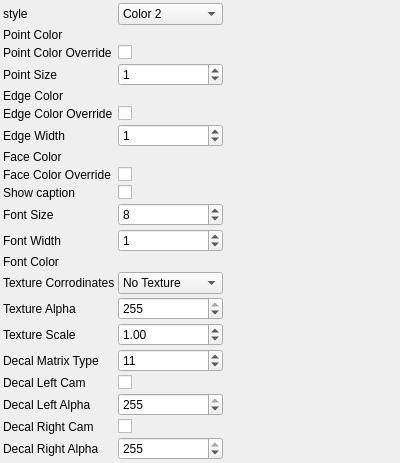
<?xml version="1.0" encoding="UTF-8"?>
<ui version="4.0">
 <class>Draw3dParametersControlWidget</class> 
 <widget class="QWidget" name="Draw3dParametersControlWidget">
  <property name="geometry">
   <rect>
    <x>0</x>
    <y>0</y>
    <width>400</width>
    <height>300</height>
   </rect>
  </property>
  <property name="windowTitle">
   <string>Draw3dParameters</string>
  </property>
  <layout class="QGridLayout" name="gridLayout">
   <property name="margin">
    <number>3</number>
   </property>
   <property name="spacing">
    <number>3</number>
   </property>
    <item row="0" column="0">
     <widget class="QLabel" name="label_0">
       <property name="text">
         <string>style</string>
       </property>
     </widget>
    </item>
    <item row="0" column="1">
     <widget class="QComboBox" name="styleComboBox">
       <property name="toolTip">
         <string>style</string>
       </property>
       <property name="currentIndex">
         <number>3</number>
       </property>
       <item>
        <property name="text">
         <string>Points</string>
        </property>
       </item>
       <item>
        <property name="text">
         <string>Wireframe</string>
        </property>
       </item>
       <item>
        <property name="text">
         <string>Color</string>
        </property>
       </item>
       <item>
        <property name="text">
         <string>Color 2</string>
        </property>
       </item>
       <item>
        <property name="text">
         <string>Textured</string>
        </property>
       </item>
     </widget>
    </item>
    <item row="1" column="0">
     <widget class="QLabel" name="label_1">
       <property name="text">
         <string>Point Color</string>
       </property>
     </widget>
    </item>
    <item row="1" column="1">
     <widget class="RgbColorParametersControlWidget" name="pointColorControlWidget">
       <property name="toolTip">
         <string>Point Color</string>
       </property>
     </widget>
    </item>
    <item row="2" column="0">
     <widget class="QLabel" name="label_2">
       <property name="text">
         <string>Point Color Override</string>
       </property>
     </widget>
    </item>
    <item row="2" column="1">
     <widget class="QCheckBox" name="pointColorOverrideCheckBox">
       <property name="toolTip">
         <string>Point Color Override</string>
       </property>
       <property name="checked">
           <bool>0</bool>
       </property>
     </widget>
    </item>
    <item row="3" column="0">
     <widget class="QLabel" name="label_3">
       <property name="text">
         <string>Point Size</string>
       </property>
     </widget>
    </item>
    <item row="3" column="1">
     <widget class="QSpinBox" name="pointSizeSpinBox">
       <property name="toolTip">
         <string>Point Size</string>
       </property>
       <property name="minimum">
        <number>0</number>
       </property>
       <property name="maximum">
        <number>255</number>
       </property>
       <property name="singleStep">
        <number>1</number>
       </property>
       <property name="value">
        <number>1</number>
       </property>
       <property name="prefix">
        <string></string>
       </property>
       <property name="suffix">
        <string></string>
       </property>
     </widget>
    </item>
    <item row="4" column="0">
     <widget class="QLabel" name="label_4">
       <property name="text">
         <string>Edge Color</string>
       </property>
     </widget>
    </item>
    <item row="4" column="1">
     <widget class="RgbColorParametersControlWidget" name="edgeColorControlWidget">
       <property name="toolTip">
         <string>Edge Color</string>
       </property>
     </widget>
    </item>
    <item row="5" column="0">
     <widget class="QLabel" name="label_5">
       <property name="text">
         <string>Edge Color Override</string>
       </property>
     </widget>
    </item>
    <item row="5" column="1">
     <widget class="QCheckBox" name="edgeColorOverrideCheckBox">
       <property name="toolTip">
         <string>Edge Color Override</string>
       </property>
       <property name="checked">
           <bool>0</bool>
       </property>
     </widget>
    </item>
    <item row="6" column="0">
     <widget class="QLabel" name="label_6">
       <property name="text">
         <string>Edge Width</string>
       </property>
     </widget>
    </item>
    <item row="6" column="1">
     <widget class="QSpinBox" name="edgeWidthSpinBox">
       <property name="toolTip">
         <string>Edge Width</string>
       </property>
       <property name="minimum">
        <number>0</number>
       </property>
       <property name="maximum">
        <number>255</number>
       </property>
       <property name="singleStep">
        <number>1</number>
       </property>
       <property name="value">
        <number>1</number>
       </property>
       <property name="prefix">
        <string></string>
       </property>
       <property name="suffix">
        <string></string>
       </property>
     </widget>
    </item>
    <item row="7" column="0">
     <widget class="QLabel" name="label_7">
       <property name="text">
         <string>Face Color</string>
       </property>
     </widget>
    </item>
    <item row="7" column="1">
     <widget class="RgbColorParametersControlWidget" name="faceColorControlWidget">
       <property name="toolTip">
         <string>Face Color</string>
       </property>
     </widget>
    </item>
    <item row="8" column="0">
     <widget class="QLabel" name="label_8">
       <property name="text">
         <string>Face Color Override</string>
       </property>
     </widget>
    </item>
    <item row="8" column="1">
     <widget class="QCheckBox" name="faceColorOverrideCheckBox">
       <property name="toolTip">
         <string>Face Color Override</string>
       </property>
       <property name="checked">
           <bool>0</bool>
       </property>
     </widget>
    </item>
    <item row="9" column="0">
     <widget class="QLabel" name="label_9">
       <property name="text">
         <string>Show caption</string>
       </property>
     </widget>
    </item>
    <item row="9" column="1">
     <widget class="QCheckBox" name="showCaptionCheckBox">
       <property name="toolTip">
         <string>Show caption</string>
       </property>
       <property name="checked">
           <bool>0</bool>
       </property>
     </widget>
    </item>
    <item row="10" column="0">
     <widget class="QLabel" name="label_10">
       <property name="text">
         <string>Font Size</string>
       </property>
     </widget>
    </item>
    <item row="10" column="1">
     <widget class="QSpinBox" name="fontSizeSpinBox">
       <property name="toolTip">
         <string>Font Size</string>
       </property>
       <property name="minimum">
        <number>0</number>
       </property>
       <property name="maximum">
        <number>255</number>
       </property>
       <property name="singleStep">
        <number>1</number>
       </property>
       <property name="value">
        <number>8</number>
       </property>
       <property name="prefix">
        <string></string>
       </property>
       <property name="suffix">
        <string></string>
       </property>
     </widget>
    </item>
    <item row="11" column="0">
     <widget class="QLabel" name="label_11">
       <property name="text">
         <string>Font Width</string>
       </property>
     </widget>
    </item>
    <item row="11" column="1">
     <widget class="QSpinBox" name="fontWidthSpinBox">
       <property name="toolTip">
         <string>Font Width</string>
       </property>
       <property name="minimum">
        <number>0</number>
       </property>
       <property name="maximum">
        <number>255</number>
       </property>
       <property name="singleStep">
        <number>1</number>
       </property>
       <property name="value">
        <number>1</number>
       </property>
       <property name="prefix">
        <string></string>
       </property>
       <property name="suffix">
        <string></string>
       </property>
     </widget>
    </item>
    <item row="12" column="0">
     <widget class="QLabel" name="label_12">
       <property name="text">
         <string>Font Color</string>
       </property>
     </widget>
    </item>
    <item row="12" column="1">
     <widget class="RgbColorParametersControlWidget" name="fontColorControlWidget">
       <property name="toolTip">
         <string>Font Color</string>
       </property>
     </widget>
    </item>
    <item row="13" column="0">
     <widget class="QLabel" name="label_13">
       <property name="text">
         <string>Texture Corrodinates</string>
       </property>
     </widget>
    </item>
    <item row="13" column="1">
     <widget class="QComboBox" name="textureCorrodinatesComboBox">
       <property name="toolTip">
         <string>Texture Corrodinates</string>
       </property>
       <property name="currentIndex">
         <number>0</number>
       </property>
       <item>
        <property name="text">
         <string>No Texture</string>
        </property>
       </item>
       <item>
        <property name="text">
         <string>Auto Decide</string>
        </property>
       </item>
       <item>
        <property name="text">
         <string>Force Texture</string>
        </property>
       </item>
     </widget>
    </item>
    <item row="14" column="0">
     <widget class="QLabel" name="label_14">
       <property name="text">
         <string>Texture Alpha</string>
       </property>
     </widget>
    </item>
    <item row="14" column="1">
     <widget class="QSpinBox" name="textureAlphaSpinBox">
       <property name="toolTip">
         <string>Texture Alpha</string>
       </property>
       <property name="minimum">
        <number>0</number>
       </property>
       <property name="maximum">
        <number>255</number>
       </property>
       <property name="singleStep">
        <number>1</number>
       </property>
       <property name="value">
        <number>255</number>
       </property>
       <property name="prefix">
        <string></string>
       </property>
       <property name="suffix">
        <string></string>
       </property>
     </widget>
    </item>
    <item row="15" column="0">
     <widget class="QLabel" name="label_15">
       <property name="text">
         <string>Texture Scale</string>
       </property>
     </widget>
    </item>
    <item row="15" column="1">
     <widget class="QDoubleSpinBox" name="textureScaleSpinBox">
       <property name="toolTip">
         <string>Texture Scale</string>
       </property>
       <property name="minimum">
        <double>0</double>
       </property>
       <property name="maximum">
        <double>2000</double>
       </property>
       <property name="singleStep">
        <double>1</double>
       </property>
       <property name="value">
        <double>1</double>
       </property>
       <property name="prefix">
        <string></string>
       </property>
       <property name="suffix">
        <string></string>
       </property>
     </widget>
    </item>
    <item row="16" column="0">
     <widget class="QLabel" name="label_16">
       <property name="text">
         <string>Decal Matrix Type</string>
       </property>
     </widget>
    </item>
    <item row="16" column="1">
     <widget class="QSpinBox" name="decalMatrixTypeSpinBox">
       <property name="toolTip">
         <string>Decal Matrix Type</string>
       </property>
       <property name="minimum">
        <number>0</number>
       </property>
       <property name="maximum">
        <number>19</number>
       </property>
       <property name="singleStep">
        <number>1</number>
       </property>
       <property name="value">
        <number>11</number>
       </property>
       <property name="prefix">
        <string></string>
       </property>
       <property name="suffix">
        <string></string>
       </property>
     </widget>
    </item>
    <item row="17" column="0">
     <widget class="QLabel" name="label_17">
       <property name="text">
         <string>Decal Left Cam</string>
       </property>
     </widget>
    </item>
    <item row="17" column="1">
     <widget class="QCheckBox" name="decalLeftCamCheckBox">
       <property name="toolTip">
         <string>Decal Left Cam</string>
       </property>
       <property name="checked">
           <bool>0</bool>
       </property>
     </widget>
    </item>
    <item row="18" column="0">
     <widget class="QLabel" name="label_18">
       <property name="text">
         <string>Decal Left Alpha</string>
       </property>
     </widget>
    </item>
    <item row="18" column="1">
     <widget class="QSpinBox" name="decalLeftAlphaSpinBox">
       <property name="toolTip">
         <string>Decal Left Alpha</string>
       </property>
       <property name="minimum">
        <number>0</number>
       </property>
       <property name="maximum">
        <number>255</number>
       </property>
       <property name="singleStep">
        <number>1</number>
       </property>
       <property name="value">
        <number>255</number>
       </property>
       <property name="prefix">
        <string></string>
       </property>
       <property name="suffix">
        <string></string>
       </property>
     </widget>
    </item>
    <item row="19" column="0">
     <widget class="QLabel" name="label_19">
       <property name="text">
         <string>Decal Right Cam</string>
       </property>
     </widget>
    </item>
    <item row="19" column="1">
     <widget class="QCheckBox" name="decalRightCamCheckBox">
       <property name="toolTip">
         <string>Decal Right Cam</string>
       </property>
       <property name="checked">
           <bool>0</bool>
       </property>
     </widget>
    </item>
    <item row="20" column="0">
     <widget class="QLabel" name="label_20">
       <property name="text">
         <string>Decal Right Alpha</string>
       </property>
     </widget>
    </item>
    <item row="20" column="1">
     <widget class="QSpinBox" name="decalRightAlphaSpinBox">
       <property name="toolTip">
         <string>Decal Right Alpha</string>
       </property>
       <property name="minimum">
        <number>0</number>
       </property>
       <property name="maximum">
        <number>255</number>
       </property>
       <property name="singleStep">
        <number>1</number>
       </property>
       <property name="value">
        <number>255</number>
       </property>
       <property name="prefix">
        <string></string>
       </property>
       <property name="suffix">
        <string></string>
       </property>
     </widget>
    </item>
   <item row="21" column="0">
    <spacer name="verticalSpacer">
     <property name="orientation">
      <enum>Qt::Vertical</enum>
     </property>
     <property name="sizeHint" stdset="0">
      <size>
       <width>0</width>
       <height>0</height>
      </size>
     </property>
    </spacer>
   </item>
   <item row="21" column="2">
    <spacer name="horizontalSpacer">
     <property name="orientation">
      <enum>Qt::Horizontal</enum>
     </property>
     <property name="sizeHint" stdset="0">
      <size>
       <width>0</width>
       <height>0</height>
      </size>
     </property>
    </spacer>
   </item>
  </layout>
 </widget>
 <layoutdefault spacing="3" margin="3"/>
 <resources/>
 <connections>
  <connection>
   <sender>styleComboBox</sender>
   <signal>currentIndexChanged(int)</signal>
   <receiver>Draw3dParametersControlWidget</receiver>
   <slot>changeParameters()</slot>
  </connection>
  <connection>
   <sender>pointColorControlWidget</sender>
   <signal>paramsChanged()</signal>
   <receiver>Draw3dParametersControlWidget</receiver>
   <slot>changeParameters()</slot>
  </connection>
  <connection>
   <sender>pointColorOverrideCheckBox</sender>
   <signal>stateChanged(int)</signal>
   <receiver>Draw3dParametersControlWidget</receiver>
   <slot>changeParameters()</slot>
  </connection>
  <connection>
   <sender>pointSizeSpinBox</sender>
   <signal>valueChanged(int)</signal>
   <receiver>Draw3dParametersControlWidget</receiver>
   <slot>changeParameters()</slot>
  </connection>
  <connection>
   <sender>edgeColorControlWidget</sender>
   <signal>paramsChanged()</signal>
   <receiver>Draw3dParametersControlWidget</receiver>
   <slot>changeParameters()</slot>
  </connection>
  <connection>
   <sender>edgeColorOverrideCheckBox</sender>
   <signal>stateChanged(int)</signal>
   <receiver>Draw3dParametersControlWidget</receiver>
   <slot>changeParameters()</slot>
  </connection>
  <connection>
   <sender>edgeWidthSpinBox</sender>
   <signal>valueChanged(int)</signal>
   <receiver>Draw3dParametersControlWidget</receiver>
   <slot>changeParameters()</slot>
  </connection>
  <connection>
   <sender>faceColorControlWidget</sender>
   <signal>paramsChanged()</signal>
   <receiver>Draw3dParametersControlWidget</receiver>
   <slot>changeParameters()</slot>
  </connection>
  <connection>
   <sender>faceColorOverrideCheckBox</sender>
   <signal>stateChanged(int)</signal>
   <receiver>Draw3dParametersControlWidget</receiver>
   <slot>changeParameters()</slot>
  </connection>
  <connection>
   <sender>showCaptionCheckBox</sender>
   <signal>stateChanged(int)</signal>
   <receiver>Draw3dParametersControlWidget</receiver>
   <slot>changeParameters()</slot>
  </connection>
  <connection>
   <sender>fontSizeSpinBox</sender>
   <signal>valueChanged(int)</signal>
   <receiver>Draw3dParametersControlWidget</receiver>
   <slot>changeParameters()</slot>
  </connection>
  <connection>
   <sender>fontWidthSpinBox</sender>
   <signal>valueChanged(int)</signal>
   <receiver>Draw3dParametersControlWidget</receiver>
   <slot>changeParameters()</slot>
  </connection>
  <connection>
   <sender>fontColorControlWidget</sender>
   <signal>paramsChanged()</signal>
   <receiver>Draw3dParametersControlWidget</receiver>
   <slot>changeParameters()</slot>
  </connection>
  <connection>
   <sender>textureCorrodinatesComboBox</sender>
   <signal>currentIndexChanged(int)</signal>
   <receiver>Draw3dParametersControlWidget</receiver>
   <slot>changeParameters()</slot>
  </connection>
  <connection>
   <sender>textureAlphaSpinBox</sender>
   <signal>valueChanged(int)</signal>
   <receiver>Draw3dParametersControlWidget</receiver>
   <slot>changeParameters()</slot>
  </connection>
  <connection>
   <sender>textureScaleSpinBox</sender>
   <signal>valueChanged(double)</signal>
   <receiver>Draw3dParametersControlWidget</receiver>
   <slot>changeParameters()</slot>
  </connection>
  <connection>
   <sender>decalMatrixTypeSpinBox</sender>
   <signal>valueChanged(int)</signal>
   <receiver>Draw3dParametersControlWidget</receiver>
   <slot>changeParameters()</slot>
  </connection>
  <connection>
   <sender>decalLeftCamCheckBox</sender>
   <signal>stateChanged(int)</signal>
   <receiver>Draw3dParametersControlWidget</receiver>
   <slot>changeParameters()</slot>
  </connection>
  <connection>
   <sender>decalLeftAlphaSpinBox</sender>
   <signal>valueChanged(int)</signal>
   <receiver>Draw3dParametersControlWidget</receiver>
   <slot>changeParameters()</slot>
  </connection>
  <connection>
   <sender>decalRightCamCheckBox</sender>
   <signal>stateChanged(int)</signal>
   <receiver>Draw3dParametersControlWidget</receiver>
   <slot>changeParameters()</slot>
  </connection>
  <connection>
   <sender>decalRightAlphaSpinBox</sender>
   <signal>valueChanged(int)</signal>
   <receiver>Draw3dParametersControlWidget</receiver>
   <slot>changeParameters()</slot>
  </connection>
 </connections>
 <slots>
  <slot>changeParameters()</slot>
 </slots>
 <customwidgets>
  <customwidget>
   <class>RgbColorParametersControlWidget</class>
   <extends>QWidget</extends>
   <header>corestructs/coreWidgets/rgbColorParametersControlWidget.h</header>
   <container>1</container>
  </customwidget>
  <customwidget>
   <class>RgbColorParametersControlWidget</class>
   <extends>QWidget</extends>
   <header>corestructs/coreWidgets/rgbColorParametersControlWidget.h</header>
   <container>1</container>
  </customwidget>
  <customwidget>
   <class>RgbColorParametersControlWidget</class>
   <extends>QWidget</extends>
   <header>corestructs/coreWidgets/rgbColorParametersControlWidget.h</header>
   <container>1</container>
  </customwidget>
  <customwidget>
   <class>RgbColorParametersControlWidget</class>
   <extends>QWidget</extends>
   <header>corestructs/coreWidgets/rgbColorParametersControlWidget.h</header>
   <container>1</container>
  </customwidget>
 </customwidgets>
</ui>
